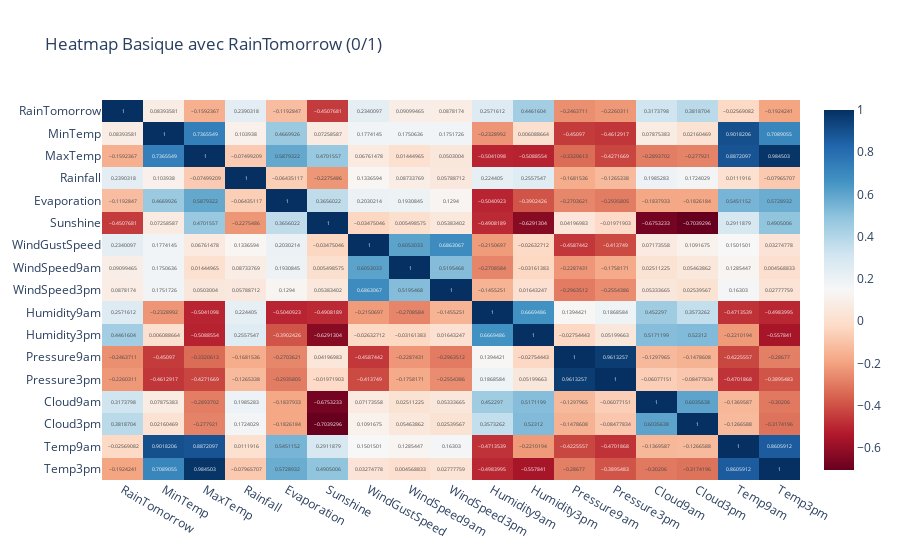

The cell this chart's notebook holds for it:
### Code cell
df_all_raintomorrow = df_all.copy()

df_all_raintomorrow['RainTomorrow'].replace(to_replace = ['No', 'Yes'], value = [0, 1], inplace = True)

col = df_all_raintomorrow.pop('RainTomorrow')
df_all_raintomorrow.insert(0, 'RainTomorrow', col)

fig_all_raintomorrow = px.imshow(df_all_raintomorrow.corr(), text_auto = True, aspect = 'auto',
                                 color_continuous_scale='RdBu', title = 'Heatmap Basique avec RainTomorrow (0/1)')
fig_all_raintomorrow.show()

### Figure 1 — Plotly figure (JSON) as saved in the notebook; plotly's stock layout.template omitted (floating-point values rounded to 4 significant figures; data arrays with more than 128 entries replaced by an {"elided": "..."} marker saying what was removed)
{"data": [{"coloraxis": "coloraxis", "hovertemplate": "x: %{x}<br>y: %{y}<br>color: %{z}<extra></extra>", "name": "0", "texttemplate": "%{z}", "type": "heatmap", "x": ["RainTomorrow", "MinTemp", "MaxTemp", "Rainfall", "Evaporation", "Sunshine", "WindGustSpeed", "WindSpeed9am", "WindSpeed3pm", "Humidity9am", "Humidity3pm", "Pressure9am", "Pressure3pm", "Cloud9am", "Cloud3pm", "Temp9am", "Temp3pm"], "xaxis": "x", "y": ["RainTomorrow", "MinTemp", "MaxTemp", "Rainfall", "Evaporation", "Sunshine", "WindGustSpeed", "WindSpeed9am", "WindSpeed3pm", "Humidity9am", "Humidity3pm", "Pressure9am", "Pressure3pm", "Cloud9am", "Cloud3pm", "Temp9am", "Temp3pm"], "yaxis": "y", "z": {"elided": "17x17 float values"}}], "layout": {"coloraxis": {"colorscale": [[0, "rgb(103,0,31)"], [0.1, "rgb(178,24,43)"], [0.2, "rgb(214,96,77)"], [0.3, "rgb(244,165,130)"], [0.4, "rgb(253,219,199)"], [0.5, "rgb(247,247,247)"], [0.6, "rgb(209,229,240)"], [0.7, "rgb(146,197,222)"], [0.8, "rgb(67,147,195)"], [0.9, "rgb(33,102,172)"], [1, "rgb(5,48,97)"]]}, "title": {"text": "Heatmap Basique avec RainTomorrow (0/1)"}, "xaxis": {"anchor": "y", "domain": [0, 1]}, "yaxis": {"anchor": "x", "autorange": "reversed", "domain": [0, 1]}}}
